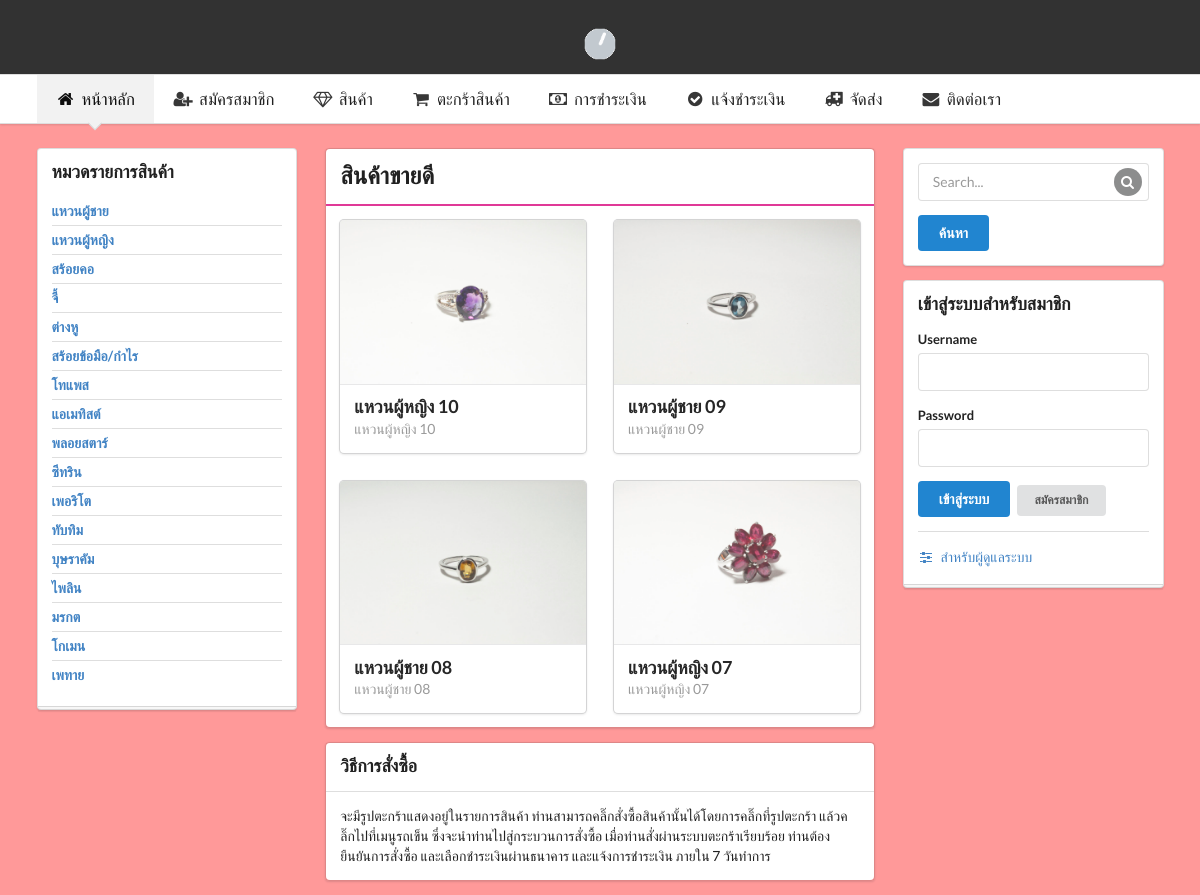
The page / on the database its author committed.
### tables this page shows
CREATE TABLE IF NOT EXISTS `category` (
  `category_id` int(10) unsigned NOT NULL,
  `category_name` varchar(300) NOT NULL
);

CREATE TABLE IF NOT EXISTS `product` (
  `product_id` int(10) unsigned NOT NULL,
  `product_name` varchar(300) NOT NULL,
  `product_description` text NOT NULL,
  `product_price` float NOT NULL DEFAULT '0',
  `product_date_add` datetime NOT NULL DEFAULT CURRENT_TIMESTAMP,
  `category_id` int(11) NOT NULL,
  `product_imgDir` varchar(256) DEFAULT NULL,
  `product_thumbnail` varchar(100) NOT NULL
);

### application/core/MY_Controller.php (called while the page is built, shortened)
<?php
class MY_Controller extends CI_Controller {
    private $default_navbar = "partial/default_nav";
    private $default_footer = "partial/default_footer";
    private $default_layout = "layout";
    private $content_navbar = "";
    private $content_footer = "";
    public function __construct() {
        $this->setNavbar();
    }
    public function render($view_data) {
        $data["navbar"] = $this->content_navbar;
        $data["footer"] = $this->content_footer;
        $data["content"] = $view_data;
        $this->load->view($this->default_layout, $data);
    }
    public function setNavbar($viewName = "", $data = NULL) {
        if ($viewName == "") {
            $viewName = $this->default_navbar;
        }
        $this->content_navbar = $this->loadView($viewName, $data);
    }
    public function setFooter($viewName = "", $data = NULL) {
        if ($viewName == "") {
            $viewName = $this->default_footer;
        }
        $this->content_footer = $this->loadView($viewName, $data);
    }
    public function loadView($viewName, $data = NULL) {
        return $this->load->view($viewName, $data, TRUE);
    }
}

### index.php (called while the page is built, shortened)
<?php
require_once BASEPATH.'core/CodeIgniter.php';

### application/controllers/Home.php (called while the page is built, shortened)
<?php
class Home extends MY_Controller{
    public function index(){
        $data["category"] = $this->CategoryModel->getAll();
        $data["bestSeller"] = $this->ProductModel->GetBestSeller();
        $this->render($this->loadView("home/homepage", $data));
    }
}

### application/models/CategoryModel.php (called while the page is built, shortened)
<?php
class CategoryModel extends CI_Model {
    public function getAll() {
        $query = $this->db->get("category");
        return $query->result();
    }
}

### application/models/ProductModel.php (called while the page is built, shortened)
<?php
class ProductModel extends CI_Model {
    public function GetBestSeller() {
        $sql = "SELECT product_id, SUM(order_detail_amount) AS total FROM order_detail GROUP BY product_id ORDER BY total DESC LIMIT 0,5";
        $query = $this->db->query($sql);
        $data = $query->result();
        if (!empty($data)) {
            foreach ($data as $item) {
                $ids[] = $item->product_id;
            }
            $this->db->where_in("product_id", $ids);
            $query = $this->db->get("product");
            return $query->result();
        } else {
            $this->db->order_by("product_id", "DESC");
            $this->db->limit(4);
            $query = $this->db->get("product");
            return $query->result();
        }
    }
}

### application/views/home/homepage.php (the view, shortened to what this page needs)
<div class="ui container padded1em-top">
    <div class="ui grid">
        <div class="row">
            <div class="four wide column">
                <div class="ui stacked segment" style="min-height: 300px;">
                    <h3 class="ui header">หมวดรายการสินค้า</h3>
                    <div class="ui middle aligned divided relaxed list">
                        <?php
                        foreach ($category as $item) {
                            ?>
                            <div class="item">
                                <a href="<?= site_url("product/category/{$item->category_id}") ?>" class="header"><?= $item->category_name ?></a>
                            </div>
                            <?php
                        }
                        ?>
                    </div>
                </div>
            </div>
            <div class="eight wide column">
                <?php
                if (!empty($bestSeller)) {
                    ?>
                    <div class="ui segments">
                        <div class="ui segment">
                            <h2 class="ui header">สินค้าขายดี</h2>
                        </div>
                        <div class="ui pink segment">
                            <div class="ui two column grid">
                                <?php
                                foreach ($bestSeller as $item) {
                                    ?>
                                    <div class="column">
                                        <div class="ui card">
                                            <a class="image" href="<?= site_url("product/view/{$item->product_id}") ?>">
                                                <img src="<?= base_url("images/{$item->product_imgDir}/{$item->product_thumbnail}") ?>">
                                            </a>
                                            <div class="content">
                                                <a class="header" href="<?= site_url("product/view/{$item->product_id}") ?>"><?= $item->product_name ?></a>
                                                <div class="meta">
                                                    <a><?= $item->product_description ?></a>
                                                </div>
                                            </div>
                                        </div>
                                    </div>
                                    <?php
                                }
                                ?>
                            </div>
                        </div>
                    </div>
                    <?php
                }
                ?>
                <div class="ui segments">
                    <div class="ui segment">
                        <h3 class="ui header">วิธีการสั่งซื้อ</h3>
                    </div>
                    <div class="ui segment">
                        <p>
                            จะมีรูปตะกร้าแสดงอยู่ในรายการสินค้า ท่านสามารถคลิ๊กสั่งซื้อสินค้านั้นได้โดยการคลิ๊กที่รูปตะกร้า แล้วคลิ๊กไปที่เมนูรถเข็น ซึ่งจะนำท่านไปสู่กระบวนการสั่งซื้อ เมื่อท่านสั่งผ่านระบบตะกร้าเรียบร้อย ท่านต้องยืนยันการสั่งซื้อ และเลือกชำระเงินผ่านธนาคาร และแจ้งการชำระเงิน ภายใน 7 วันทำการ
                        </p>
                    </div>
                </div>
            </div>
            <div class="four wide column">
                <div class="ui segment">
                    <form class="ui form" method="post" action="<?= site_url("product/search") ?>">
                        <div class="field">
                            <div class="ui icon input">
                                <input type="text" name="q" placeholder="Search..." required="">
                                <i class="inverted circular search link icon"></i>
                            </div>
                        </div>
                        <div class="field">
                            <button type="submit" class="ui raised button primary">ค้นหา</button>
                        </div>
                    </form>
                </div>
                <div class=" ui stacked segment">
                    <?php
                    $user = $this->session->userdata("user");
                    if ($user == "") {
                            ?>
                        <form class="ui form" method="post" action="<?= site_url("member/signin") ?>">
                            <div class="ui header">เข้าสู่ระบบสำหรับสมาชิก</div>
                            <div class="field">
                                <label>
                                    Username
                                </label>
                                <input type="text" name="member_username" />
                            </div>
                            <div class="field">
                                <label>
                                    Password
                                </label>
                                <input type="password" name="member_password" />
                            </div>
                            <div class="field">
                                <button type="submit" class="ui raised button primary">เข้าสู่ระบบ</button>
                                <a href="<?= site_url("member/signup") ?>" class="ui tiny button">สมัครสมาชิก</a>
                            </div>
                        </form>
                        <?php
                    }
                    ?>
                    <div class="ui divider"></div>
                    <a href="<?= site_url("staff/main") ?>" class="ui link">
                        <i class="options icon"></i>
                        สำหรับผู้ดูแลระบบ
                    </a>
                </div>
            </div>
        </div>
    </div>
</div>

### application/views/partial/default_nav.php (shortened to what this page needs)
<div  style="padding-top: 10px; padding-bottom: 10px;background-color: #323232;">
    <div class="ui container">
    </div>
</div>
<div class="ui pointing borderless menu" id="mainNavbar">
    <div class="ui container">
        <?php
        $navItems = [
            ["name" => "home", "href" => "home/", "icon" => "home", "text" => "หน้าหลัก"],
            ["name" => "signup", "href" => "member/signup", "icon" => "add user", "text" => "สมัครสมาชิก"],
            ["name" => "product", "href" => "product/", "icon" => "diamond", "text" => "สินค้า"],
            ["name" => "cart", "href" => "cart/items", "icon" => "cart", "text" => "ตะกร้าสินค้า"],
            ["name" => "payment_instruction", "href" => "payment/instruction", "icon" => "money", "text" => "การชำระเงิน"],
            ["name" => "confirm_payment", "href" => "payment/confirm", "icon" => "check circle", "text" => "แจ้งชำระเงิน"],
            ["name" => "delivery", "href" => "delivery/", "icon" => "emergency", "text" => "จัดส่ง"],
            ["name" => "contact", "href" => "contact/", "icon" => "mail", "text" => "ติดต่อเรา"],
        ];
        foreach ($navItems as $item) {
            $active = $current == $item["name"] ? "active" : "";
            ?>
            <a href="<?= site_url($item["href"]) ?>" class="item <?= $active ?>">
                <i class="<?= $item["icon"] ?> icon"></i>
                <?= $item["text"] ?>
            </a>
            <?php
        }
        ?>
    </div>
</div>
<link rel="stylesheet" type="text/css" href="<?= base_url("asset/css/slippry.css") ?>" />

### application/views/layout.php (shortened to what this page needs)
<!DOCTYPE html>
<html>
    <head>
        <link rel="stylesheet" type="text/css" href="<?= base_url("asset/css/semantic.min.css") ?>"/>
        <link rel="stylesheet" type="text/css" href="<?= base_url("asset/css/sweetalert.css") ?>"/>
        <link rel="stylesheet" type="text/css" href="<?= base_url("asset/css/app.css") ?>"/>
    </head>
    <body>
        <?= $navbar ?>
        <div id="content-container">
            <?= $content ?>
        </div>
    </body>
</html>

### asset/css/app.css (style rules this page uses)
body { background: #ff9999; }
#mainNavbar { font-size: 1.2em; margin: 0rem; border-radius: 0px; border-left: none; border-right: none; }
#content-container { margin-top: 10px; margin-bottom: 20px; }
.padded1em-top { padding-top: 1em; }

### rows shown on the page
category: category_name "แหวนผู้ชาย"
category: category_name "แหวนผู้หญิง"
category: category_name "สร้อยคอ"
category: category_name "จี้"
category: category_name "ต่างหู"
category: category_name "สร้อยข้อมือ/กำไร"
category: category_name "โทแพส"
category: category_name "แอเมทิสต์"
category: category_name "พลอยสตาร์"
category: category_name "ซีทริน"
category: category_name "เพอริโต"
category: category_name "ทับทิม"
category: category_name "บุษราคัม"
category: category_name "ไพลิน"
category: category_name "มรกต"
category: category_name "โกเมน"
category: category_name "เพทาย"
product: product_imgDir+product_thumbnail (picture), product_name "แหวนผู้หญิง 10", product_description "แหวนผู้หญิง 10"
product: product_imgDir+product_thumbnail (picture), product_name "แหวนผู้ชาย 09", product_description "แหวนผู้ชาย 09"
product: product_imgDir+product_thumbnail (picture), product_name "แหวนผู้ชาย 08", product_description "แหวนผู้ชาย 08"
product: product_imgDir+product_thumbnail (picture), product_name "แหวนผู้หญิง 07", product_description "แหวนผู้หญิง 07"

### other values the page prints
$item["text"] "หน้าหลัก"
$item["text"] "สมัครสมาชิก"
$item["text"] "สินค้า"
$item["text"] "ตะกร้าสินค้า"
$item["text"] "การชำระเงิน"
$item["text"] "แจ้งชำระเงิน"
$item["text"] "จัดส่ง"
$item["text"] "ติดต่อเรา"
